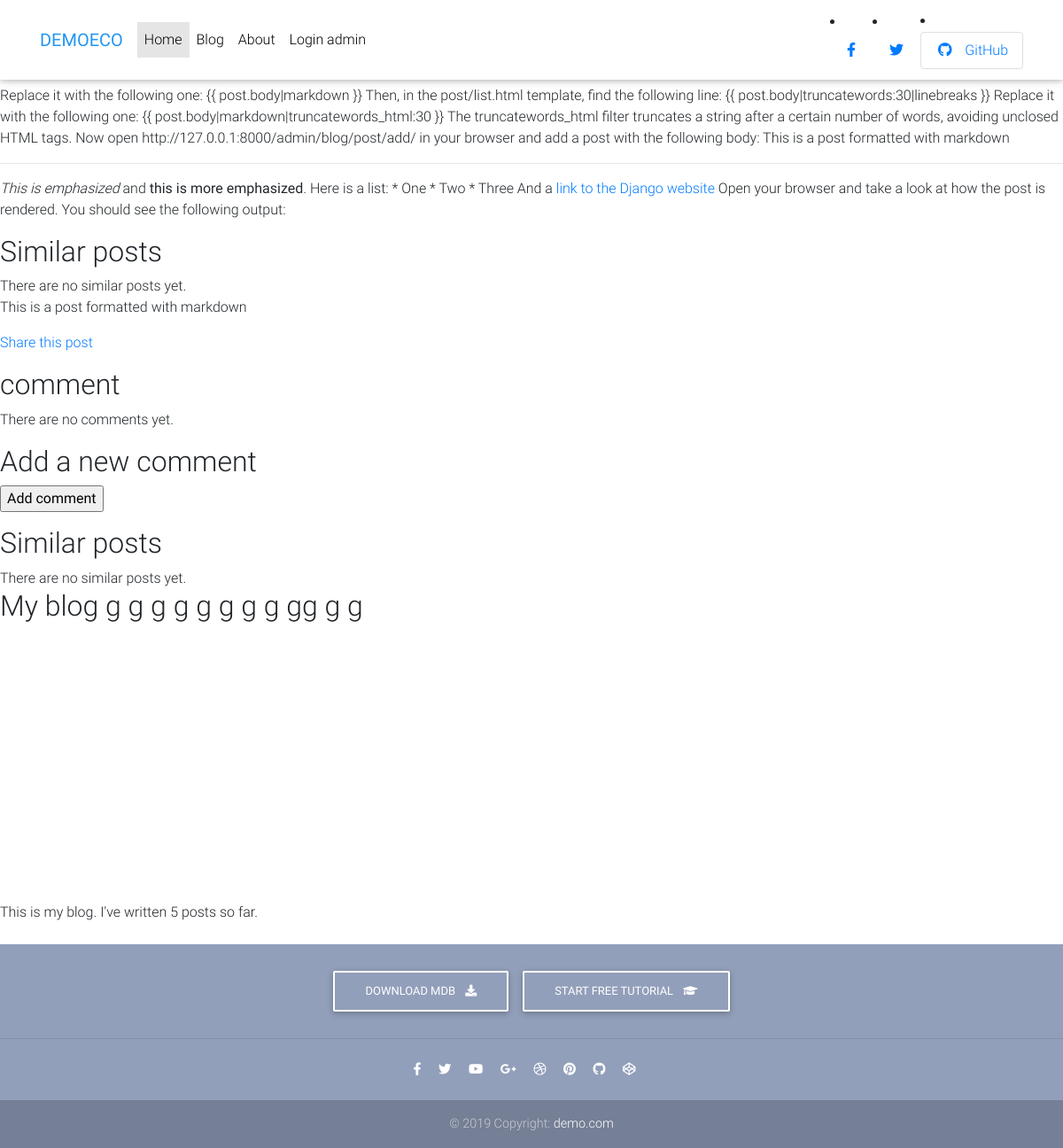
The app's page /blog/4/ with its own data.
### blog/models.py (models this page shows, shortened)
class Post(models.Model):
    tags = TaggableManager()
    objects = models.Manager()  # The default manager.
    published = PublishedManager()  # Our custom manager.
    STATUS_CHOICES = (
        ('draft', 'Draft'),
        ('published', 'Published'),
    )
    title = models.CharField(max_length=250)
    slug = models.SlugField(max_length=250,
                            unique_for_date='publish')
    author = models.ForeignKey(User,
                               on_delete=models.CASCADE,
                               related_name='blog_posts')
    body = models.TextField()
    publish = models.DateTimeField(default=timezone.now)
    created = models.DateTimeField(auto_now_add=True)
    updated = models.DateTimeField(auto_now=True)
    status = models.CharField(max_length=10,
                              choices=STATUS_CHOICES,
                              default='draft')
    class Meta:
        ordering = ('-publish',)
    def get_absolute_url(self):
        return reverse('post-detail', kwargs={'pk': self.pk})

### blog/views.py (the view)
# urls.py: path('blog/<int:pk>/', PostDetailView.as_view(), name='post-detail'),
class PostDetailView(DetailView):
    model = Post

### blog/models.py (called while the page is built)
    def get_queryset(self):
        return super(PublishedManager,
                     self).get_queryset()\
            .filter(status='published')

### blog/templatetags/blog_tags.py (called while the page is built)
@register.filter(name='markdown')
def markdown_fromat(text):
    return mark_safe(markdown.markdown(text))

@register.simple_tag
def total_posts():
    return Post.published.count()

@register.inclusion_tag('latest_posts.html')
def show_latest_posts(count=3):
    latest_posts = Post.published.order_by('-publish')[:count]
    return {'latest_posts': latest_posts}

### templates/blog/post_detail.html (shortened to what this page needs)
{% extends "base.html" %}
{% load blog_tags %}
{% block content %}
<h1>{{ post.title }}</h1>
<p class="date">
</p>
{{ post.body|markdown }}
<h2>Similar posts</h2>
{% for post in similar_posts %}
<p>
<a href="{{ post.get_absolute_url }}">{{ post.title }}</a>
</p>
{% empty %}
There are no similar posts yet.
{% endfor %}
{{ post.title|linebreaks }}
<p>
    <a href="{% url "post_share" post.id %}">
    Share this post
    </a>
    </p>
{% with comments.count as total_comments %}
   <h2>
      {{ total_comments }} comment{{ total_comments|pluralize }}
   </h2>
{% endwith %}
{% for comment in comments %}
    <div class="comment">
        <p class="info">
            Comment {{ forloop.counter }} by {{ comment.name }}
            {{ comment.created }}
        </p>
        {{ comment.body|linebreaks }}
    </div>
{% empty %}
      <p>There are no comments yet.</p>
{% endfor %}
{% if new_comment %}
<h2>Your comment has been added.</h2>
{% else %}
<h2>Add a new comment</h2>
<form method="post">
<p><input type="submit" value="Add comment"></p>
</form>
<h2>Similar posts</h2>
{% for post in similar_posts %}
<p>
<a href="{{ post.get_absolute_url }}">{{ post.title }}</a>
</p>
{% empty %}
There are no similar posts yet.
{% endfor %}
{% endif %}
{% endblock %}

### templates/head.html (style rules this page uses)
html, body, header, .carousel { height: 60vh; }

### records on screen
Post: body "Replace it with the following one: {{ post.body|markdown }} Then, in the post/list.html template, find the following line: {{ post.body|truncatewords:30|linebreaks }} Replace it with the following one: {{ post.body|markdown|truncatewords_html:30 }} The truncatewords_html filter truncates a string after a certain number of words, avoiding unclosed HTML tags. Now open http://127.0.0.1:8000/admin/blog/post/add/ in your browser and add a post with the following body: This is a post formatted with markdown This is emphasized and this is more emphasized . Here is a list: * One * Two * Three And a link to the Django website Open your browser and take a look at how the post is rendered. You should…", title "This is a post formatted with markdown"
